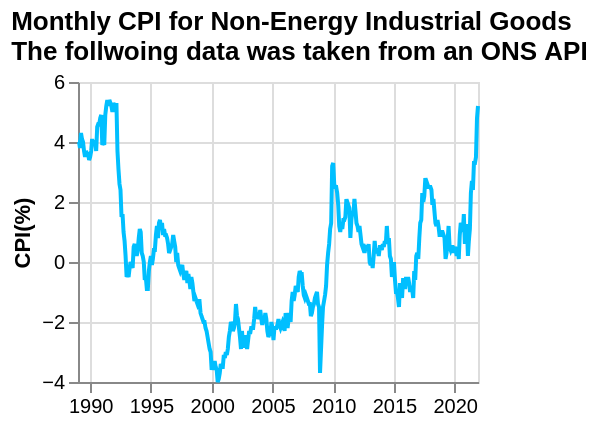

This figure's Vega-Lite source:
### Vega-Lite specification from a JSON file in a GitHub repository (floating-point values rounded to 4 significant figures; data arrays with more than 128 entries replaced by an {"elided": "..."} marker saying what was removed)
{"$schema": "https://vega.github.io/schema/vega-lite/v5.json", "title": {"text": "Monthly CPI for Non-Energy Industrial Goods", "subtitle": "The follwoing data was taken from an ONS API", "subtitleFontStyle": "Ubuntu", "anchor": "start", "color": "black"}, "data": {"values": {"elided": "405 records"}}, "height": 150, "width": 200, "mark": {"type": "line", "color": "#00BFFF", "strokeWidth": 2, "opacity": 1}, "transform": [{"filter": "datum.year>minYear"}, {"filter": "datum.year<maxYear"}], "params": [{"name": "minYear", "value": 1980, "bind": {"input": "range", "min": 1980, "max": 2022, "step": 1, "name": "Start year:"}}, {"name": "maxYear", "value": 2022, "bind": {"input": "range", "min": 1980, "max": 2022, "step": 1, "name": "End year:"}}], "encoding": {"x": {"field": "date", "type": "temporal", "axis": {"labelAngle": 0}, "title": ""}, "y": {"field": "value", "type": "quantitative", "title": "CPI(%)"}}}
